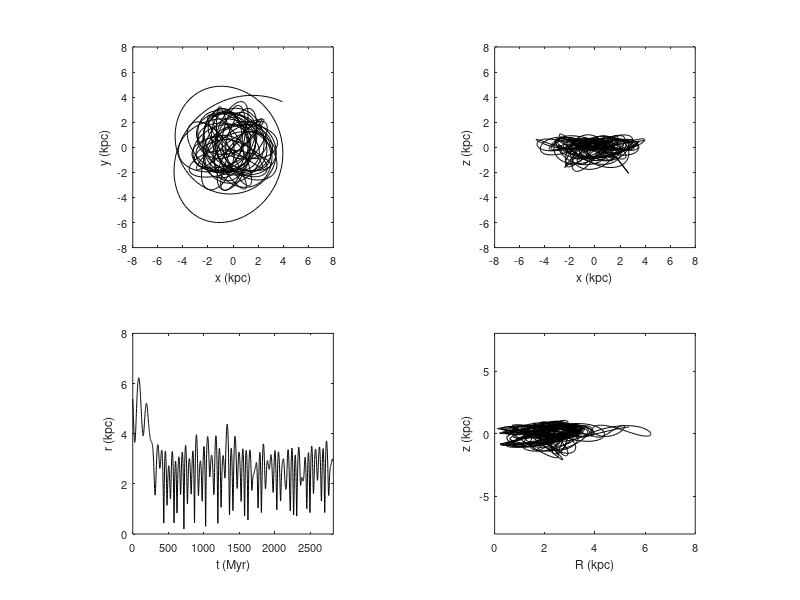

This figure's MATLAB source:
clear all
close all

data = load('ax_coeff.dat');

whitebg('w')

t = data(:,1);

x = data(:,12);
y = data(:,13);
z = data(:,14);

v_x = data(:,15);
v_y = data(:,16);
v_z = data(:,17);

R = sqrt(x.^2+y.^2);
r = sqrt(x.^2+y.^2+z.^2);



subplot(2,2,1), plot(x,y,'k')

xlabel('x (kpc)','fontsize',9)
ylabel('y (kpc)','fontsize',9)
axis([-8 8 -8 8])
set(gca,'xtick',(-8:2:8),'ytick',(-8:2:8),'fontsize',8)
axis square


subplot(2,2,2), plot(x,z,'k')

xlabel('x (kpc)','fontsize',9)
ylabel('z (kpc)','fontsize',9)
axis([-8 8 -8 8])
set(gca,'xtick',(-8:2:8),'ytick',(-8:2:8),'fontsize',8)
axis square

subplot(2,2,3), plot(t,r,'k')

xlabel('t (Myr)','fontsize',9)
ylabel('r (kpc)','fontsize',9)
axis([0 max(t) 0 8])
set(gca,'ytick',(0:2:8),'fontsize',8)
axis square


subplot(2,2,4), plot(R,z,'k')

xlabel('R (kpc)','fontsize',9)
ylabel('z (kpc)','fontsize',9)
axis square
axis([0 8 -8 8])
set(gca,'fontsize',8)
